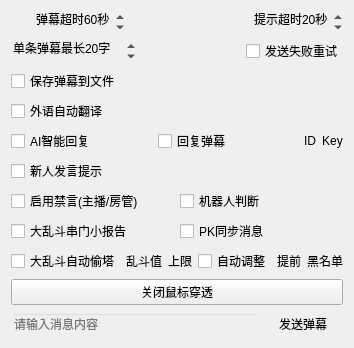
      <widget class="QWidget" name="tab_2">
       <attribute name="title">
        <string>弹幕</string>
       </attribute>
       <layout class="QVBoxLayout" name="verticalLayout_3">
        <item>
         <layout class="QHBoxLayout" name="horizontalLayout_6">
          <property name="topMargin">
           <number>0</number>
          </property>
          <item>
           <widget class="QSpinBox" name="removeDanmakuIntervalSpin">
            <property name="contextMenuPolicy">
             <enum>Qt::NoContextMenu</enum>
            </property>
            <property name="layoutDirection">
             <enum>Qt::LeftToRight</enum>
            </property>
            <property name="autoFillBackground">
             <bool>false</bool>
            </property>
            <property name="styleSheet">
             <string notr="true">QSpinBox
{
	background: transparent;
}</string>
            </property>
            <property name="frame">
             <bool>false</bool>
            </property>
            <property name="alignment">
             <set>Qt::AlignRight|Qt::AlignTrailing|Qt::AlignVCenter</set>
            </property>
            <property name="suffix">
             <string>秒</string>
            </property>
            <property name="prefix">
             <string>弹幕超时</string>
            </property>
            <property name="maximum">
             <number>3600</number>
            </property>
            <property name="singleStep">
             <number>10</number>
            </property>
            <property name="value">
             <number>60</number>
            </property>
           </widget>
          </item>
          <item>
           <spacer name="horizontalSpacer_17">
            <property name="orientation">
             <enum>Qt::Horizontal</enum>
            </property>
            <property name="sizeHint" stdset="0">
             <size>
              <width>0</width>
              <height>20</height>
             </size>
            </property>
           </spacer>
          </item>
          <item>
           <widget class="QSpinBox" name="removeDanmakuTipIntervalSpin">
            <property name="contextMenuPolicy">
             <enum>Qt::NoContextMenu</enum>
            </property>
            <property name="styleSheet">
             <string notr="true">QSpinBox
{
	background: transparent;
}</string>
            </property>
            <property name="frame">
             <bool>false</bool>
            </property>
            <property name="alignment">
             <set>Qt::AlignRight|Qt::AlignTrailing|Qt::AlignVCenter</set>
            </property>
            <property name="suffix">
             <string>秒</string>
            </property>
            <property name="prefix">
             <string>提示超时</string>
            </property>
            <property name="maximum">
             <number>3600</number>
            </property>
            <property name="singleStep">
             <number>5</number>
            </property>
            <property name="value">
             <number>20</number>
            </property>
           </widget>
          </item>
         </layout>
        </item>
        <item>
         <layout class="QHBoxLayout" name="horizontalLayout_40">
          <property name="topMargin">
           <number>0</number>
          </property>
          <item>
           <widget class="QSpinBox" name="danmuLongestSpin">
            <property name="contextMenuPolicy">
             <enum>Qt::NoContextMenu</enum>
            </property>
            <property name="toolTip">
             <string>&lt;html&gt;&lt;head/&gt;&lt;body&gt;&lt;p&gt;一条弹幕最长可以发送多少字&lt;/p&gt;&lt;p&gt;当前规则：直播间中，舰长20字，提督30字，总督40字&lt;/p&gt;&lt;p&gt;另外会受到观众等级等其他氪金操作的影响。&lt;/p&gt;&lt;/body&gt;&lt;/html&gt;</string>
            </property>
            <property name="layoutDirection">
             <enum>Qt::LeftToRight</enum>
            </property>
            <property name="autoFillBackground">
             <bool>false</bool>
            </property>
            <property name="styleSheet">
             <string notr="true">QSpinBox
{
	background: transparent;
}</string>
            </property>
            <property name="frame">
             <bool>false</bool>
            </property>
            <property name="suffix">
             <string>字</string>
            </property>
            <property name="prefix">
             <string>单条弹幕最长</string>
            </property>
            <property name="minimum">
             <number>20</number>
            </property>
            <property name="maximum">
             <number>80</number>
            </property>
            <property name="singleStep">
             <number>10</number>
            </property>
            <property name="value">
             <number>20</number>
            </property>
           </widget>
          </item>
          <item>
           <spacer name="horizontalSpacer_23">
            <property name="orientation">
             <enum>Qt::Horizontal</enum>
            </property>
            <property name="sizeHint" stdset="0">
             <size>
              <width>0</width>
              <height>20</height>
             </size>
            </property>
           </spacer>
          </item>
          <item>
           <widget class="QCheckBox" name="retryFailedDanmuCheck">
            <property name="toolTip">
             <string>&lt;html&gt;&lt;head/&gt;&lt;body&gt;&lt;p&gt;尝试重新发送失败的弹幕&lt;/p&gt;&lt;p&gt;包括：超出限制长度（自动分割）、1s内过快发送、3s内重复消息&lt;/p&gt;&lt;/body&gt;&lt;/html&gt;</string>
            </property>
            <property name="text">
             <string>发送失败重试</string>
            </property>
           </widget>
          </item>
         </layout>
        </item>
        <item>
         <layout class="QHBoxLayout" name="horizontalLayout_21">
          <property name="topMargin">
           <number>0</number>
          </property>
          <item>
           <widget class="QCheckBox" name="saveDanmakuToFileCheck">
            <property name="toolTip">
             <string>保存所有弹幕历史（包含提示信息）到单独的文件</string>
            </property>
            <property name="text">
             <string>保存弹幕到文件</string>
            </property>
           </widget>
          </item>
         </layout>
        </item>
        <item>
         <layout class="QHBoxLayout" name="horizontalLayout_7" stretch="1">
          <property name="topMargin">
           <number>0</number>
          </property>
          <item>
           <widget class="QCheckBox" name="languageAutoTranslateCheck">
            <property name="toolTip">
             <string>&lt;html&gt;&lt;head/&gt;&lt;body&gt;&lt;p&gt;自动翻译常用外语弹幕&lt;/p&gt;&lt;p&gt;目前支持：英语、日语、俄语、韩语&lt;/p&gt;&lt;/body&gt;&lt;/html&gt;</string>
            </property>
            <property name="text">
             <string>外语自动翻译</string>
            </property>
           </widget>
          </item>
         </layout>
        </item>
        <item>
         <layout class="QHBoxLayout" name="horizontalLayout_56" stretch="1,1,0,0">
          <property name="topMargin">
           <number>0</number>
          </property>
          <item>
           <widget class="QCheckBox" name="AIReplyCheck">
            <property name="toolTip">
             <string>&lt;html&gt;&lt;head/&gt;&lt;body&gt;&lt;p&gt;调用图灵机器人来进行AI回复&lt;/p&gt;&lt;p&gt;可作为对弹幕评论的参考内容&lt;/p&gt;&lt;/body&gt;&lt;/html&gt;</string>
            </property>
            <property name="text">
             <string>AI智能回复</string>
            </property>
           </widget>
          </item>
          <item>
           <widget class="QCheckBox" name="AIReplyMsgCheck">
            <property name="toolTip">
             <string>&lt;html&gt;&lt;head/&gt;&lt;body&gt;&lt;p&gt;需要显示实时弹幕&lt;/p&gt;&lt;p&gt;开启后，发送AI回复的弹幕&lt;/p&gt;&lt;p&gt;否则只是本地显示&lt;/p&gt;&lt;/body&gt;&lt;/html&gt;</string>
            </property>
            <property name="text">
             <string>回复弹幕</string>
            </property>
            <property name="tristate">
             <bool>true</bool>
            </property>
           </widget>
          </item>
          <item>
           <widget class="QPushButton" name="AIReplyIdButton">
            <property name="styleSheet">
             <string notr="true">QPushButton
{
	background: transparent;
	border: none;
}</string>
            </property>
            <property name="text">
             <string>ID</string>
            </property>
            <property name="flat">
             <bool>true</bool>
            </property>
           </widget>
          </item>
          <item>
           <widget class="QPushButton" name="AIReplyKeyButton">
            <property name="styleSheet">
             <string notr="true">QPushButton
{
	background: transparent;
	border: none;
}</string>
            </property>
            <property name="text">
             <string>Key</string>
            </property>
            <property name="flat">
             <bool>true</bool>
            </property>
           </widget>
          </item>
         </layout>
        </item>
        <item>
         <layout class="QHBoxLayout" name="horizontalLayout_18" stretch="1">
          <property name="topMargin">
           <number>0</number>
          </property>
          <item>
           <widget class="QCheckBox" name="newbieTipCheck">
            <property name="toolTip">
             <string>&lt;html&gt;&lt;head/&gt;&lt;body&gt;&lt;p&gt;第一次发弹幕时，昵称前显示[初]&lt;/p&gt;&lt;p&gt;若是0级小号，前三次显示红色的[新]&lt;/p&gt;&lt;/body&gt;&lt;/html&gt;</string>
            </property>
            <property name="text">
             <string>新人发言提示</string>
            </property>
           </widget>
          </item>
         </layout>
        </item>
        <item>
         <layout class="QHBoxLayout" name="horizontalLayout_11">
          <property name="topMargin">
           <number>0</number>
          </property>
          <item>
           <widget class="QCheckBox" name="enableBlockCheck">
            <property name="toolTip">
             <string>&lt;html&gt;&lt;head/&gt;&lt;body&gt;&lt;p&gt;在实时弹幕的菜单中添加拉黑&lt;/p&gt;&lt;p&gt;只有房管/主播才有黑名单权限&lt;/p&gt;&lt;/body&gt;&lt;/html&gt;</string>
            </property>
            <property name="text">
             <string>启用禁言(主播/房管)</string>
            </property>
           </widget>
          </item>
          <item>
           <widget class="QCheckBox" name="judgeRobotCheck">
            <property name="toolTip">
             <string>&lt;html&gt;&lt;head/&gt;&lt;body&gt;&lt;p&gt;开启后，判定为机器人的用户将不再触发欢迎、感谢关注&lt;/p&gt;&lt;p&gt;根据关注、粉丝、投稿、作品点赞等数据智能分析，有一定几率存在误判情况，但不影响整体效果&lt;/p&gt;&lt;p&gt;进来的人很多时，不建议开启，容易出现“请求被拦截”&lt;/p&gt;&lt;/body&gt;&lt;/html&gt;</string>
            </property>
            <property name="text">
             <string>机器人判断</string>
            </property>
           </widget>
          </item>
         </layout>
        </item>
        <item>
         <layout class="QHBoxLayout" name="horizontalLayout_2" stretch="1,1">
          <property name="topMargin">
           <number>0</number>
          </property>
          <item>
           <widget class="QCheckBox" name="pkChuanmenCheck">
            <property name="toolTip">
             <string>&lt;html&gt;&lt;head/&gt;&lt;body&gt;&lt;p&gt;大乱斗对面过来串门自动欢迎（需开启自动欢迎）；&lt;/p&gt;&lt;p&gt;自己观众去对面串门打小报告（放心，只有自己看得到）&lt;/p&gt;&lt;/body&gt;&lt;/html&gt;</string>
            </property>
            <property name="styleSheet">
             <string notr="true">己方到对方串门：xxx跑到对面串门
对方到己方串门：[对面] xxx 进入直播间</string>
            </property>
            <property name="text">
             <string>大乱斗串门小报告</string>
            </property>
           </widget>
          </item>
          <item>
           <widget class="QCheckBox" name="pkMsgSyncCheck">
            <property name="toolTip">
             <string>&lt;html&gt;&lt;head/&gt;&lt;body&gt;&lt;p&gt;在打视频大乱斗的时候，同步显示对面直播间的弹幕消息，格式如下：&lt;/p&gt;&lt;p&gt;[同步] 灰色弹幕&lt;/p&gt;&lt;/body&gt;&lt;/html&gt;</string>
            </property>
            <property name="styleSheet">
             <string notr="true">视频大乱斗时显示对面的消息，格式如下：
[同步] 昵称 灰色弹幕</string>
            </property>
            <property name="text">
             <string>PK同步消息</string>
            </property>
            <property name="tristate">
             <bool>true</bool>
            </property>
           </widget>
          </item>
         </layout>
        </item>
        <item>
         <layout class="QHBoxLayout" name="horizontalLayout_28" stretch="1,0,0,0,0,0">
          <property name="topMargin">
           <number>0</number>
          </property>
          <item>
           <widget class="QCheckBox" name="pkAutoMelonCheck">
            <property name="toolTip">
             <string>大乱斗最后几秒如果有必要的话，自动赠送吃瓜
注意自己的余额！！！（0.1元/吃瓜）</string>
            </property>
            <property name="text">
             <string>大乱斗自动偷塔</string>
            </property>
           </widget>
          </item>
          <item>
           <widget class="QPushButton" name="pkMelonValButton">
            <property name="styleSheet">
             <string notr="true">QPushButton
{
	background: transparent;
	border: none;
}</string>
            </property>
            <property name="text">
             <string>乱斗值</string>
            </property>
           </widget>
          </item>
          <item>
           <widget class="QPushButton" name="pkMaxGoldButton">
            <property name="styleSheet">
             <string notr="true">QPushButton
{
	background: transparent;
	border: none;
}</string>
            </property>
            <property name="text">
             <string>上限</string>
            </property>
           </widget>
          </item>
          <item>
           <widget class="QCheckBox" name="pkAutoMaxGoldCheck">
            <property name="toolTip">
             <string>&lt;html&gt;&lt;head/&gt;&lt;body&gt;&lt;p&gt;根据双方礼物数值，自动调整偷塔的上限，最高为设定的10倍&lt;/p&gt;&lt;p&gt;积分超过10000时（1000元），为10倍。&lt;/p&gt;&lt;/body&gt;&lt;/html&gt;</string>
            </property>
            <property name="text">
             <string>自动调整</string>
            </property>
           </widget>
          </item>
          <item>
           <widget class="QPushButton" name="pkJudgeEarlyButton">
            <property name="styleSheet">
             <string notr="true">QPushButton
{
	background: transparent;
	border: none;
}</string>
            </property>
            <property name="text">
             <string>提前</string>
            </property>
           </widget>
          </item>
          <item>
           <widget class="QPushButton" name="pkBlankButton">
            <property name="styleSheet">
             <string notr="true">QPushButton
{
	background: transparent;
	border: none;
}</string>
            </property>
            <property name="text">
             <string>黑名单</string>
            </property>
           </widget>
          </item>
         </layout>
        </item>
        <item>
         <spacer name="verticalSpacer_2">
          <property name="orientation">
           <enum>Qt::Vertical</enum>
          </property>
          <property name="sizeHint" stdset="0">
           <size>
            <width>20</width>
            <height>0</height>
           </size>
          </property>
         </spacer>
        </item>
        <item>
         <layout class="QHBoxLayout" name="horizontalLayout_53">
          <property name="topMargin">
           <number>0</number>
          </property>
          <item>
           <widget class="QPushButton" name="closeTransMouseButton">
            <property name="text">
             <string>关闭鼠标穿透</string>
            </property>
           </widget>
          </item>
         </layout>
        </item>
        <item>
         <layout class="QHBoxLayout" name="horizontalLayout_8">
          <property name="topMargin">
           <number>0</number>
          </property>
          <item>
           <widget class="QLineEdit" name="SendMsgEdit">
            <property name="styleSheet">
             <string notr="true">QLineEdit
{
	background: transparent;
}</string>
            </property>
            <property name="placeholderText">
             <string>请输入消息内容</string>
            </property>
           </widget>
          </item>
          <item>
           <widget class="QPushButton" name="SendMsgButton">
            <property name="text">
             <string>发送弹幕</string>
            </property>
            <property name="flat">
             <bool>true</bool>
            </property>
           </widget>
          </item>
         </layout>
        </item>
       </layout>
      </widget>
